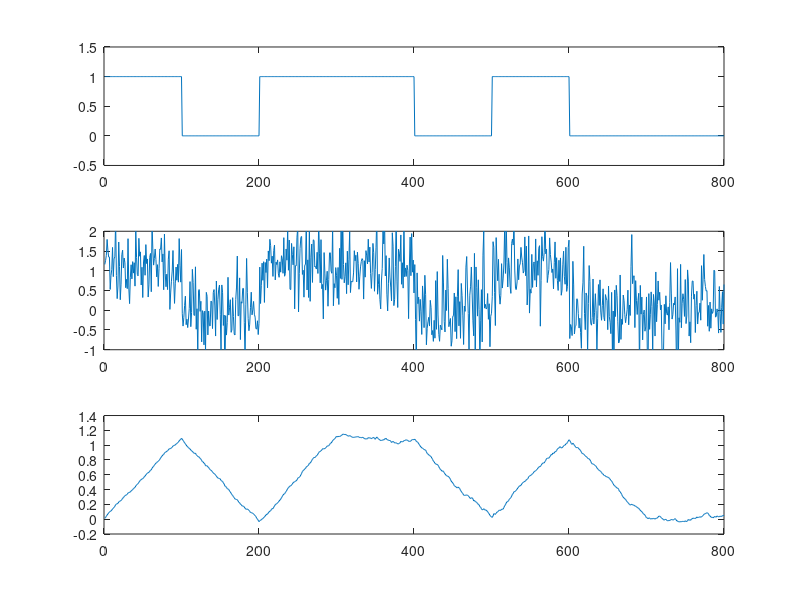

This figure's MATLAB source:
clear all
close all
clc
N = 100;
SNR = 5;

% Criando sinal formatado
info = [1 0 1 1 0 1 0 0];
info_up = upsample(info, N);
filtro_Tx = ones(1, N);
sinal_Tx = filter(filtro_Tx, 1, info_up);

% Filto Casado
filtro_casado = fliplr(filtro_Tx);

% Sinal na recepcao com ruido awgn
rx_awgn = awgn(sinal_Tx, SNR );
sinal_Rx = filter(filtro_casado, 1, rx_awgn)/N;

figure(1)
subplot(311)
plot(sinal_Tx)
ylim([-0.5 1.5])
subplot(312)
plot(rx_awgn)
ylim([-1 2])
subplot(313)
plot(sinal_Rx)
